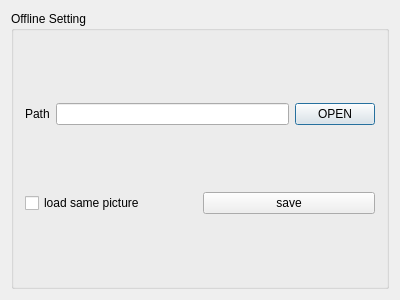
<?xml version="1.0" encoding="UTF-8"?>
<ui version="4.0">
 <class>QHofflinePath</class>
 <widget class="QDialog" name="QHofflinePath">
  <property name="geometry">
   <rect>
    <x>0</x>
    <y>0</y>
    <width>400</width>
    <height>300</height>
   </rect>
  </property>
  <property name="windowTitle">
   <string>QHofflinePath</string>
  </property>
  <layout class="QVBoxLayout" name="verticalLayout_2">
   <item>
    <widget class="QGroupBox" name="groupBox">
     <property name="title">
      <string>Offline Setting</string>
     </property>
     <layout class="QVBoxLayout" name="verticalLayout">
      <item>
       <layout class="QHBoxLayout" name="horizontalLayout">
        <item>
         <widget class="QLabel" name="label">
          <property name="text">
           <string>Path</string>
          </property>
         </widget>
        </item>
        <item>
         <widget class="QLineEdit" name="offlinepathlineEdit"/>
        </item>
        <item>
         <widget class="QPushButton" name="offlineopenpushButton">
          <property name="text">
           <string>OPEN</string>
          </property>
         </widget>
        </item>
       </layout>
      </item>
      <item>
       <layout class="QHBoxLayout" name="horizontalLayout_3">
        <item>
         <widget class="QCheckBox" name="readsamepicturecheckBox">
          <property name="text">
           <string>load same picture</string>
          </property>
         </widget>
        </item>
        <item>
         <widget class="QPushButton" name="savepushButton">
          <property name="text">
           <string>save</string>
          </property>
         </widget>
        </item>
       </layout>
      </item>
     </layout>
    </widget>
   </item>
  </layout>
 </widget>
 <layoutdefault spacing="6" margin="11"/>
 <resources/>
 <connections/>
</ui>
